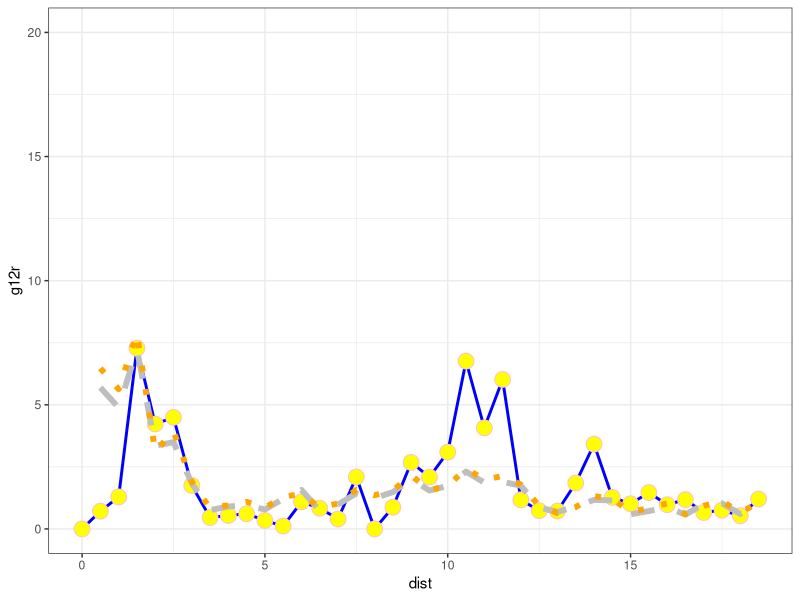

Here is the R script that generated this plot:
#read data in

jennings<-read.csv(file="jennings.csv", header=TRUE)

#had to use a dummy scale to make the simulations work in programita
#let's correct that now

jennings$dist<-jennings$Scale/2

library(ggplot2)

jennings.plot<- ggplot(jennings, aes(x=dist, y=g12r))+
  #first line
  geom_line(size=1, color="blue")+
  geom_point(pch=21, size=5, color="pink", fill="yellow")+
  #next line
  geom_line(aes(x=dist, y=Expect1), size=2, linetype="dashed", color="grey")+
  #next line
  geom_line(aes(x=dist, y=Expect2), size=2, linetype="dotted", color="orange")+
  theme_bw()+
  ylim(0, 20)
    

jennings.plot